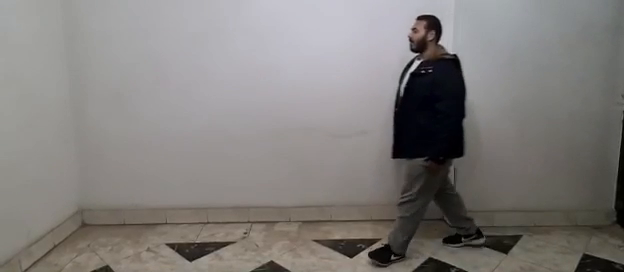
#> input picture frame 26 of backend/videos_to_test/test.mp4, 624 x 272 px
$ jupyter execute --allow-errors hgPredict_documented.ipynb   (shell and % lines are left out)
#> lines starting #> are read from the running program, lines starting #| are printed output that depends on the picture; after the words box and inside, x2 and y2 are one past the last pixel; in counts of white or black regions, pixels touching at a corner belong together
#> further down, image is the input picture: shape (272, 624, 3); mean B, G, R 123.8, 126, 129.4
[cell 1]
import tensorflow as tf
import warnings
warnings.filterwarnings('ignore')

[cell 2]
from tensorflow.keras.models import load_model

#> (a cell that did not finish here is left out)

[cell 4]
import os
from glob import glob
import matplotlib.pyplot as plt
import random
import cv2
import numpy as np
import matplotlib.gridspec as gridspec
import zlib
import itertools
import sklearn
from sklearn.mixture import GaussianMixture as GMM
import itertools
import scipy
import skimage
from skimage.transform import resize
import tensorflow as tf
from imutils.object_detection import non_max_suppression
from imutils import paths
import argparse
import imutils

[cell 5]
hog = cv2.HOGDescriptor()
hog.setSVMDetector(cv2.HOGDescriptor_getDefaultPeopleDetector())

def preprocess(img):
    ret_img=None
    candidates=[]
    x=np.zeros([350,500,3], np.uint8)
    kernal=np.ones((3,3),np.uint8)
    image = imutils.resize(img, width=min(400, img.shape[1]))
#> image: shape (174, 400, 3)
    x[50:(50+image.shape[0]),50:(50+image.shape[1])]=image
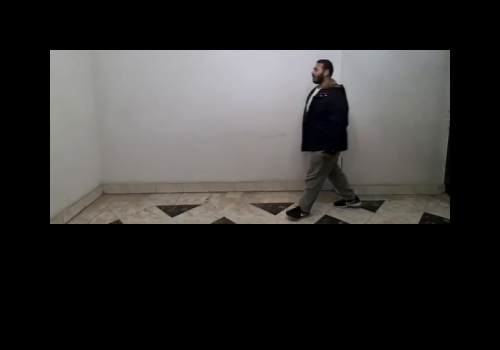
#> x: shape (350, 500, 3); mean B, G, R 49.2, 50.1, 51.5
    image=x
    (rects, weights) = hog.detectMultiScale(image, winStride=(4,4),padding=(64,64), scale=1.05)
#> rects = [[272, 37, 105, 210]]; weights = [2.62]
    rects = np.array([[x, y, x + w, y + h] for (x, y, w, h) in rects])
#> rects = [[272, 37, 377, 247]]
    pick = non_max_suppression(rects, probs=None, overlapThresh=0.95)
#> pick = [[272, 37, 377, 247]]
    for (xA, yA, xB, yB) in pick:


        #cv2.imwrite("output/image{}.png".format(couter),image[yA:yB,xA:xB])
        img=image[yA:yB,xA:xB]
        img=cv2.cvtColor(img,cv2.COLOR_RGB2GRAY)
        img=cv2.adaptiveThreshold(img,255,cv2.ADAPTIVE_THRESH_GAUSSIAN_C,cv2.THRESH_BINARY,57,20)
        #_,img=cv2.threshold(img,80,255,cv2.THRESH_BINARY)
        img=cv2.bitwise_not(img)
        img=cv2.dilate(img,kernal,iterations=1)
        candidates.append(img)
#> this loop made 1 pass
#> pass 1, in preprocess, `img=image[yA:yB,xA:xB]`:
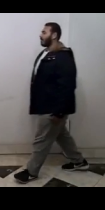
#> img: shape (210, 105, 3); mean B, G, R 82.1, 82.1, 84.7
#> pass 1, in preprocess, `img=cv2.adaptiveThreshold(img,255,cv2.ADAPTIVE_THRESH_GAUSSIAN_C,cv2.T..`:
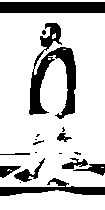
#> img: shape (210, 105); 79.3% white; 18 black regions (8 under 20 px), largest, box (x1, y1, x2, y2) and area: (29, 23, 76, 119) 1773, (0, 2, 105, 13) 1155, (0, 178, 105, 196) 771
#> after the loop, candidates = 1 item
    biggest_size=0
    for img in candidates:
        size=img.shape[0]*img.shape[1]
        if size> biggest_size:
            ret_img=img
            biggest_size=size
#> this loop made 1 pass
#> (size, biggest_size) on pass 1: (22050, 22050)
#> pass 1, in preprocess, `ret_img=img`:
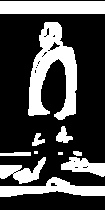
#> ret_img: shape (210, 105); 29% white; 11 white regions (2 under 20 px), largest, box (x1, y1, x2, y2) and area: (28, 22, 77, 120) 2463, (0, 1, 105, 14) 1365, (0, 177, 105, 197) 1054
#> after the loop, biggest_size = 22050
    return ret_img

[cell 6]
cap=cv2.VideoCapture("videos_to_test/test.mp4") # input the test video path here
#> (the rest of this cell did not finish here and is left out)

$ run again, starting later in the video
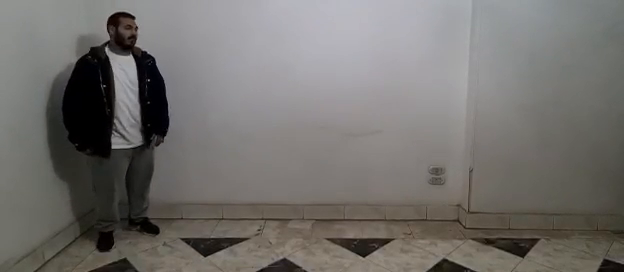
#> input picture frame 118 of backend/videos_to_test/test.mp4, 624 x 272 px
#> image is the input picture: shape (272, 624, 3); mean B, G, R 109.6, 112.6, 115.4
#> image: shape (174, 400, 3)
#> in preprocess, `(rects, weights) = hog.detectMultiScale(image, winStride=(4,4),padding..`: rects = [[64, 40, 103, 206]]; weights = [1.08]
#> in preprocess, `rects = np.array([[x, y, x + w, y + h] for (x, y, w, h) in rects])`: rects = [[64, 40, 167, 246]]
#> the loop in preprocess, `for (xA, yA, xB, yB) in pick:   #cv2.imwrite("output/image{}.png".form..` made 1 pass
#> pass 1, in preprocess, `img=cv2.adaptiveThreshold(img,255,cv2.ADAPTIVE_THRESH_GAUSSIAN_C,cv2.T..`:
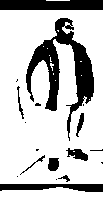
#> img: shape (206, 103); 77.8% white; 18 black regions (9 under 20 px), largest, box (x1, y1, x2, y2) and area: (26, 18, 94, 141) 2530, (0, 0, 103, 10) 1006, (0, 184, 103, 192) 606
#> after the loop in preprocess, `for (xA, yA, xB, yB) in pick:`: candidates = 1 item
#> the loop in preprocess, `for img in candidates:` made 1 pass
#> (size, biggest_size) on pass 1: (21218, 21218)
#> pass 1, in preprocess, `ret_img=img`:
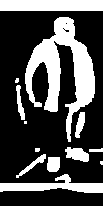
#> ret_img: shape (206, 103); 30.2% white; 13 white regions (4 under 20 px), largest, box (x1, y1, x2, y2) and area: (25, 17, 95, 142) 3371, (0, 0, 103, 11) 1133, (0, 174, 103, 193) 905
#> after the loop in preprocess, `for img in candidates:`: biggest_size = 21218

$ run again, starting later in the video
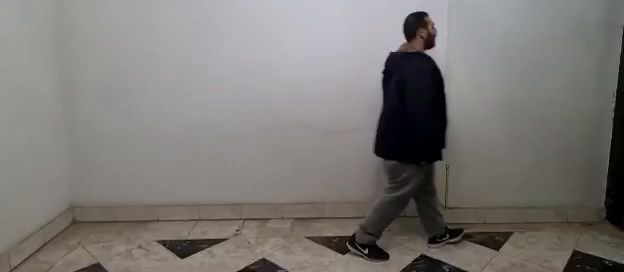
#> input picture frame 210 of backend/videos_to_test/test.mp4, 624 x 272 px
#> image is the input picture: shape (272, 624, 3); mean B, G, R 117.4, 120.5, 123.8
#> image: shape (174, 400, 3)
#> in preprocess, `(rects, weights) = hog.detectMultiScale(image, winStride=(4,4),padding..`: rects = [[264, 35, 104, 209]]; weights = [2.88]
#> in preprocess, `rects = np.array([[x, y, x + w, y + h] for (x, y, w, h) in rects])`: rects = [[264, 35, 368, 244]]
#> the loop in preprocess, `for (xA, yA, xB, yB) in pick:   #cv2.imwrite("output/image{}.png".form..` made 1 pass
#> pass 1, in preprocess, `img=cv2.adaptiveThreshold(img,255,cv2.ADAPTIVE_THRESH_GAUSSIAN_C,cv2.T..`:
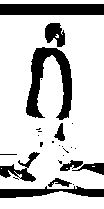
#> img: shape (209, 104); 78.4% white; 26 black regions (17 under 20 px), largest, box (x1, y1, x2, y2) and area: (26, 47, 72, 120) 1505, (0, 4, 104, 15) 1144, (0, 186, 104, 198) 706
#> after the loop in preprocess, `for (xA, yA, xB, yB) in pick:`: candidates = 1 item
#> the loop in preprocess, `for img in candidates:` made 1 pass
#> (size, biggest_size) on pass 1: (21736, 21736)
#> pass 1, in preprocess, `ret_img=img`:
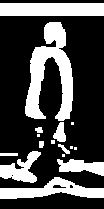
#> ret_img: shape (209, 104); 29.5% white; 16 white regions (6 under 20 px), largest, box (x1, y1, x2, y2) and area: (25, 22, 73, 121) 2373, (0, 3, 104, 16) 1352, (0, 177, 104, 199) 1130
#> after the loop in preprocess, `for img in candidates:`: biggest_size = 21736
